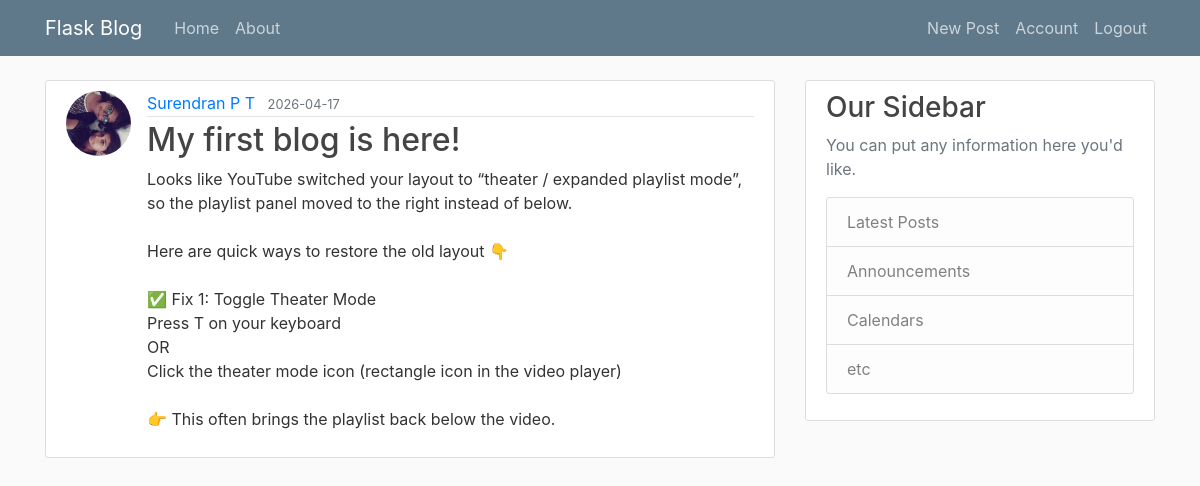
Page /post/26 (signed in) on the committed database.
### flask_blog/models.py (models this page shows, shortened)
class User(db.Model, UserMixin):
    id = db.Column(db.Integer, primary_key=True)
    username = db.Column(db.String(20), unique=True, nullable=False)
    email = db.Column(db.String(120), unique=True, nullable=False)
    image_file = db.Column(db.String(20), nullable=False, default='default.jpg')
    password = db.Column(db.String(60), nullable=False)
    posts = db.relationship('Post', backref='author', lazy=True)

class Post(db.Model):
    id = db.Column(db.Integer, primary_key=True)
    title = db.Column(db.String(100), nullable=False)
    content = db.Column(db.Text, nullable=False)
    date_posted = db.Column(db.DateTime, nullable=False, default=datetime.utcnow)
    user_id = db.Column(db.Integer, db.ForeignKey('user.id'), nullable=False)

### flask_blog/posts/routes.py (the view)
@posts.route("/post/<int:post_id>", methods=['GET', 'POST'])
@login_required
def post(post_id):
    post = Post.query.get_or_404(post_id)
    return render_template('post.html', title=post.title, post=post)

### flask_blog/models.py (called while the page is built)
@login_manager.user_loader
def load_user(user_id):
    return User.query.get(int(user_id))

### flask_blog/templates/post.html (shortened to what this page needs)
{% extends "layout.html" %}
{% block content %}
    <article class="media content-section">
        <img class="rounded-circle article-img" src="{{ url_for('static', filename='profile_pics/' + post.author.image_file) }}">
        <div class="media-body">
            <div class="article-metadata">
            <a class="mr-2" href="{{ url_for('users.user_posts', username=post.author.username) }}">{{ post.author.username }}</a>
            <small class="text-muted">{{ post.date_posted.strftime('%Y-%m-%d') }}</small>
            </div>
            <h2>{{ post.title }}</h2>
            <p class="article-content">{{ post.content }}</p>
        </div>
    </article>
{% endblock content %}

### flask_blog/static/main.css (style rules this page uses)
body { background: #fafafa; color: #333333; margin-top: 5rem; }
h1, h2, h3, h4, h5, h6 { color: #444444; }
.content-section { background: #ffffff; padding: 10px 20px; border: 1px solid #dddddd; border-radius: 3px; margin-bottom: 20px; }
.article-content { white-space: pre-line; }
.article-img { height: 65px; width: 65px; margin-right: 16px; }
.article-metadata { padding-bottom: 1px; margin-bottom: 4px; border-bottom: 1px solid #e3e3e3 }

### rows in the picture
User: image_file (picture), author.username "Surendran P T"
Post: date_posted "2026-04-17", title "My first blog is here!", content "Looks like YouTube switched your layout to “theater / expanded playlist mode”, so the playlist panel moved to the right instead of below. Here are quick ways to restore the old layout 👇 ✅ Fix 1: Toggle Theater Mode Press T on your keyboard OR Click the theater mode icon (rectangle icon in the video player) 👉 This often brings the playlist back below the video."
